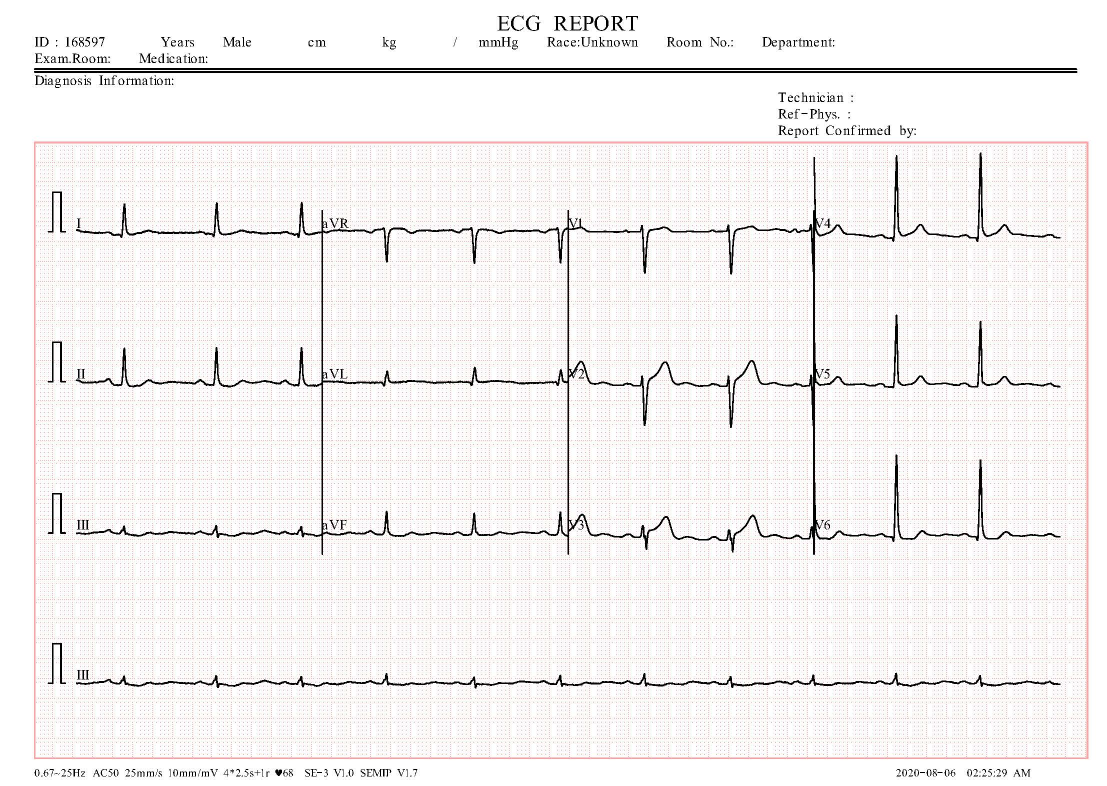
#> input picture DataSet/NHB/Normal(2).jpg, 2213 x 1572 px, found by its file name (shown at 1/2 size)
$ jupyter execute --allow-errors DataProcessing.ipynb
#> lines starting #> are read from the running program, lines starting #| are printed output that depends on the picture; after the words box and inside, x2 and y2 are one past the last pixel; in counts of white or black regions, pixels touching at a corner belong together; long printed decimals are rounded
### **ECG ANALYSIS SAMPLE**

[cell 1]
from google.colab import drive
drive.mount('/content/drive')

#### **LOADING IMAGE FILE**

[cell 2]
from skimage.io import imread
from skimage import color
import matplotlib.pyplot as plt

fig0 , ax0 = plt.subplots()

fig0.set_size_inches(20, 20)

image=imread('/content/drive/MyDrive/CardioVision/DataSet/NHB/Normal(2).jpg')
#> image is the input picture: shape (1572, 2213, 3); mean R, G, B 243.6, 241.3, 241

ax0.imshow(image)
plt.show()

#### **DIVIDING AN ECG INTO LEADS FOR PROCESSING**

[cell 3]
#dividing the ECG leads from 1-13 from the above image
Lead_1 = image[300:600, 150:643]
Lead_2 = image[300:600, 646:1135]
Lead_3 = image[300:600, 1140:1625]
Lead_4 = image[300:600, 1630:2125]
Lead_5 = image[600:900, 150:643]
Lead_6 = image[600:900, 646:1135]
Lead_7 = image[600:900, 1140:1625]
Lead_8 = image[600:900, 1630:2125]
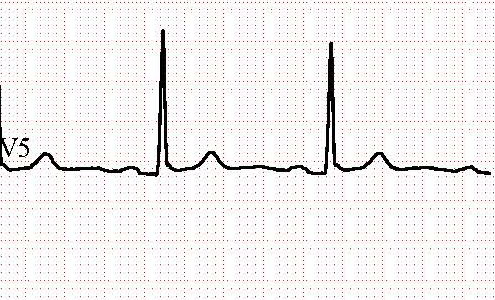
#> Lead_8: shape (300, 495, 3); mean R, G, B 242.4, 240, 239.6
Lead_9 = image[900:1200, 150:643]
Lead_10 = image[900:1200, 646:1135]
Lead_11 = image[900:1200, 1140:1625]
Lead_12 = image[900:1200, 1630:2125]
Lead_13 = image[1250:1480, 150:2125]
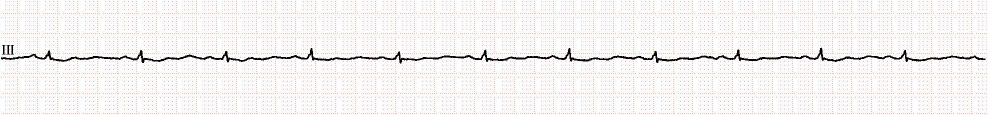
#> Lead_13: shape (230, 1975, 3) (shown at 1/2 size); mean R, G, B 243.9, 241.3, 240.9

Leads=[Lead_1,Lead_2,Lead_3,Lead_4,Lead_5,Lead_6,Lead_7,Lead_8,Lead_9,Lead_10,Lead_11,Lead_12,Lead_13]

[cell 4]
from skimage.segmentation import slic
from skimage.color import label2rgb

#plotting lead 1-12
fig , ax = plt.subplots(4,3)

fig.set_size_inches(20, 20)

x_counter=0
y_counter=0


for x,y in enumerate(Leads[:len(Leads)-1]):
  if (x+1)%3==0:
    ax[x_counter][y_counter].imshow(y)
    ax[x_counter][y_counter].axis('off')
    ax[x_counter][y_counter].set_title("Leads {}".format(x+1))
    x_counter+=1
    y_counter=0
  else:
    ax[x_counter][y_counter].imshow(y)
    ax[x_counter][y_counter].axis('off')
    ax[x_counter][y_counter].set_title("Leads {}".format(x+1))
    y_counter+=1
#> this loop made 12 passes
#> y_counter on passes 1 to 12: 1, 2, 0, 1, 2, 0, 1, 2, 0, 1, 2, 0
#> after the loop, x_counter = 4

#plot the image
plt.show()

[cell 5]
#plotting lead 13
fig1 , ax1 = plt.subplots()
fig1.set_size_inches(20, 20)

ax1.imshow(Lead_13)
ax1.set_title("Leads 13")
ax1.axis('off')
plt.show()

#### **TRANSFORMAING ECG IMAGES: REMOVING GRIDLINES/ PERFROM THRESHOLDING,  BINARIZATION, GAUSSIAN FILTERING**

[cell 6]
#importing gaussian filter and otsu threshold
from skimage.filters import threshold_otsu,gaussian
from skimage.transform import resize
from numpy import asarray

#creating subplot of size(4,3) 4 rows and 3 columns
fig2 , ax2 = plt.subplots(4,3)

fig2.set_size_inches(20, 20)

#setting counter for plotting based on value
x_counter=0
y_counter=0

#looping through image list containg all leads from 1-12
for x,y in enumerate(Leads[:len(Leads)-1]):
  #converting to gray scale
  grayscale = color.rgb2gray(y)
  #smoothing image
  blurred_image = gaussian(grayscale, sigma=0.7)
  #thresholding to distinguish foreground and background
  #using otsu thresholding for getting threshold value
  global_thresh = threshold_otsu(blurred_image)

  #creating binary image based on threshold
  binary_global = blurred_image < global_thresh
  #resize image
  binary_global = resize(binary_global, (300, 450))

  if (x+1)%3==0:
    ax2[x_counter][y_counter].imshow(binary_global,cmap="gray")
    ax2[x_counter][y_counter].axis('off')
    ax2[x_counter][y_counter].set_title("pre-processed Leads {} image".format(x+1))
    x_counter+=1
    y_counter=0
  else:
    ax2[x_counter][y_counter].imshow(binary_global,cmap="gray")
    ax2[x_counter][y_counter].axis('off')
    ax2[x_counter][y_counter].set_title("pre-processed Leads {} image".format(x+1))
    y_counter+=1
#> this loop made 12 passes
#> (global_thresh, y_counter) on passes 1 to 12: (0.551, 1), (0.558, 2), (0.554, 0), (0.554, 1), (0.555, 2), (0.563, 0), (0.558, 1), (0.553, 2), (0.552, 0), (0.562, 1), (0.559, 2), (0.554, 0)
#> pass 1, `blurred_image = gaussian(grayscale, sigma=0.7)`:
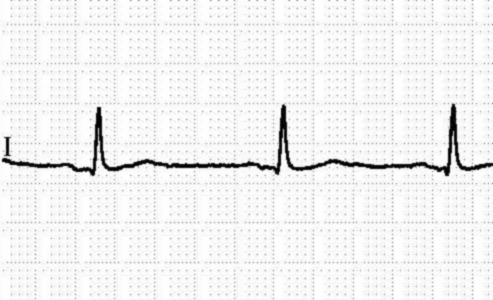
#> blurred_image: shape (300, 493) float64; min 0.00555, max 1, mean 0.947
#> pass 1, `binary_global = blurred_image < global_thresh`:
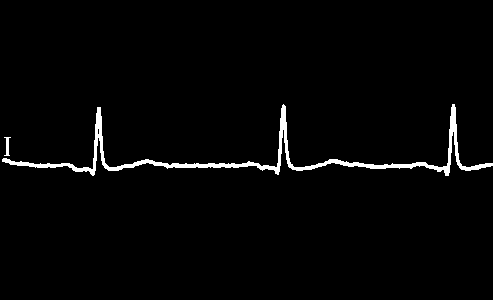
#> binary_global: shape (300, 493) bool; 2.2% white; 2 white regions, box (x1, y1, x2, y2) and area: (2, 104, 493, 176) 3120, (4, 137, 11, 156) 64
#> pass 1, `binary_global = resize(binary_global, (300, 450))`:
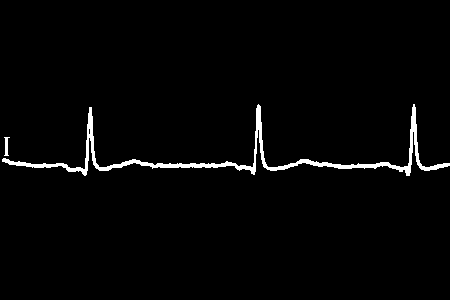
#> binary_global: shape (300, 450) bool; 2.1% white; 2 white regions, box (x1, y1, x2, y2) and area: (2, 104, 450, 176) 2830, (4, 137, 10, 156) 62
#> after the loop:
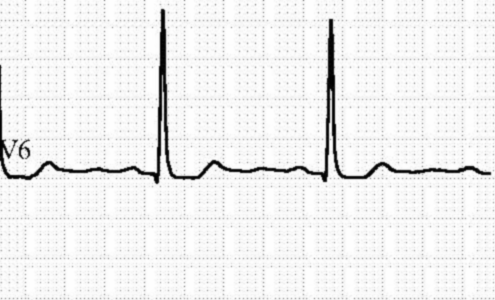
#> blurred_image: shape (300, 495) float64; min 0.00304, max 1, mean 0.941
#> after the loop, x_counter = 4

#plot the image
plt.show()

[cell 7]
#plotting lead 13
fig3 , ax3 = plt.subplots()
fig3.set_size_inches(20, 20)

#converting to gray scale
grayscale = color.rgb2gray(Lead_11)
#> grayscale: shape (300, 485) float64
#smoothing image
blurred_image = gaussian(grayscale, sigma=0.7)
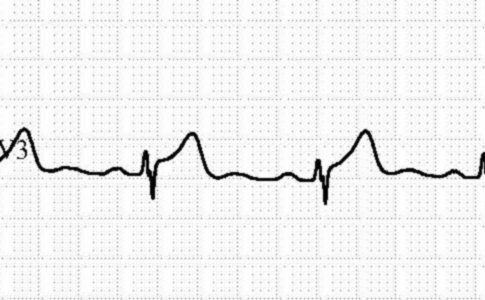
#> blurred_image: shape (300, 485) float64; min 0.00472, max 1, mean 0.948
#thresholding to distinguish foreground and background
#using otsu thresholding for getting threshold value
global_thresh = threshold_otsu(blurred_image)
#> global_thresh = 0.559
print(global_thresh)
#| 0.5587

#creating binary image based on threshold
binary_global = blurred_image < global_thresh
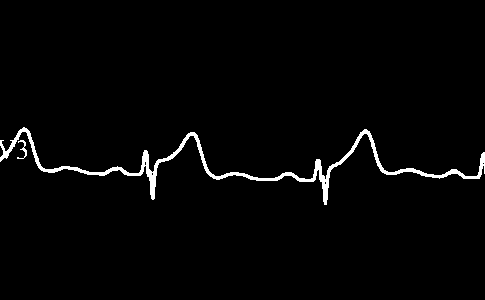
#> binary_global: shape (300, 485) bool; 2.1% white; 2 white regions, box (x1, y1, x2, y2) and area: (0, 127, 485, 205) 2934, (17, 140, 27, 159) 59
ax3.imshow(binary_global,cmap='gray')
ax3.set_title("Leads 13")
ax3.axis('off')

#### **PERFROM CONTOURS TO SEPERATE ONLY THE SIGNAL FROM IMAGE**

[cell 8]
#import measure
from skimage import measure
import scipy.ndimage as ndimage

#finding contour
contours = measure.find_contours(binary_global,0.9)
#> contours = 10 point arrays, longest 955 points

# Shows the image with contours found
fig4, ax4 = plt.subplots()

plt.gca().invert_yaxis()

contours_shape = sorted([x.shape for x in contours])[::-1][0:1]
#> contours_shape = [(955, 2)]
print(contours_shape)
#| [(955, 2)]
for contour in contours:
  if contour.shape in contours_shape:
    test = resize(contour, (255, 2))
    ax4.plot(contour[:, 1], contour[:, 0],linewidth=1,color='black')
#> this loop made 10 passes
ax1.axis('image')
ax1.set_title("Sample pre-processed Leads 13 image")

[cell 9]
contours_shape = sorted([x.shape for x in contours])[::-1][0:3]
#> contours_shape = [(955, 2), (925, 2), (39, 2)]
contours_shape
#> Out = [(955, 2), (925, 2), (39, 2)]

[cell 10]
test.shape
#> Out = (255, 2)

#### **CONVERT IMAGE TO SIGNAL**

[cell 11]
#converting image to signal

#import pandas
import pandas as pd

#convert contour to dataframe
df = pd.DataFrame(test, columns = ['X','Y'])
#> df = table of 255 rows and 2 columns
fig5, ax5 = plt.subplots()

plt.gca().invert_yaxis()

#plot the image
ax5.plot(df['Y'],df['X'],linewidth=1,color='black',linestyle='solid')

#save the image
fig5.savefig('Lead13_Signal.png')
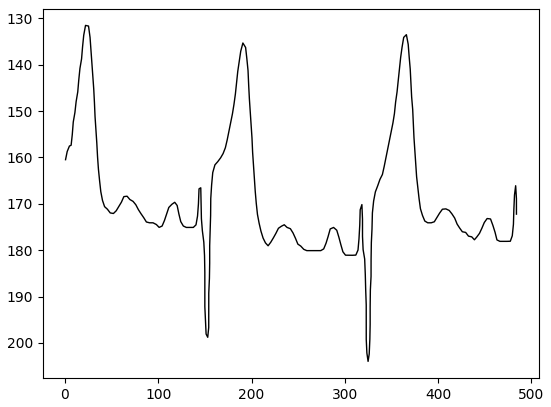
#> figure drawn by matplotlib, 1 panel

#### **SAVE SIGNAL TO CSV FORMAT**

[cell 12]
#convert to CSV
df.to_csv('data.csv',index=False)

#View CSV data for verification
test_df=pd.read_csv('data.csv')
test_df

#### **SCALING THE DATA & STORE IN CSV**

[cell 13]
#scaling the data and testing
from sklearn.preprocessing import MinMaxScaler
scaler = MinMaxScaler()

fit_transform_data = scaler.fit_transform(df)
#> fit_transform_data = 255 pairs, first value 0 to 1, second value 0 to 1
Normalized_Scaled=pd.DataFrame(fit_transform_data, columns = ['X','Y'])
#> Normalized_Scaled = table of 255 rows and 2 columns
Normalized_Scaled
#> Out = table of 255 rows and 2 columns

[cell 14]
#plotting scaled data to test signal shape
import pandas as pd

df = pd.DataFrame(Normalized_Scaled, columns = ['X','Y'])

fig6, ax6 = plt.subplots()

plt.gca().invert_yaxis()

ax6.plot(Normalized_Scaled['Y'],Normalized_Scaled['X'],linewidth=1,color='black',linestyle='solid')

[cell 15]
#scaled_data to CSV
Normalized_Scaled.to_csv('scaled_data.csv',index=False)
#reading CSV to test
test_scaled_df=pd.read_csv('scaled_data.csv')
test_scaled_df

[cell 16]
# For now save the X axis as a seperate csv file (1D) as it seems to corresponds the high and low points and y axis corresponds to curve/shape.
#scaled_data to CSV
Normalized_Scaled['X'].to_csv('scaled_data_X.csv',index=False)
#reading CSV to test
test_scaled_df_X=pd.read_csv('scaled_data_X.csv')
test_scaled_df_X.shape

[cell 17]
#plotting 1D signal
import pandas as pd

test_plot_df = pd.DataFrame(test_scaled_df_X, columns = ['X'])
fig6, ax6 = plt.subplots()

plt.gca().invert_yaxis()

ax6.plot(test_plot_df,linewidth=1,color='black',linestyle='solid')
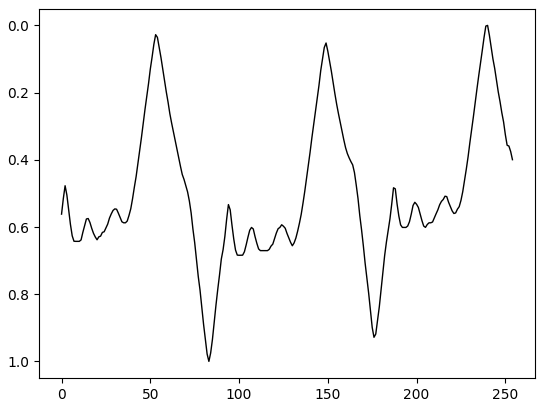
#> figure drawn by matplotlib, 1 panel; curve peaks at x = 83, y = 1
